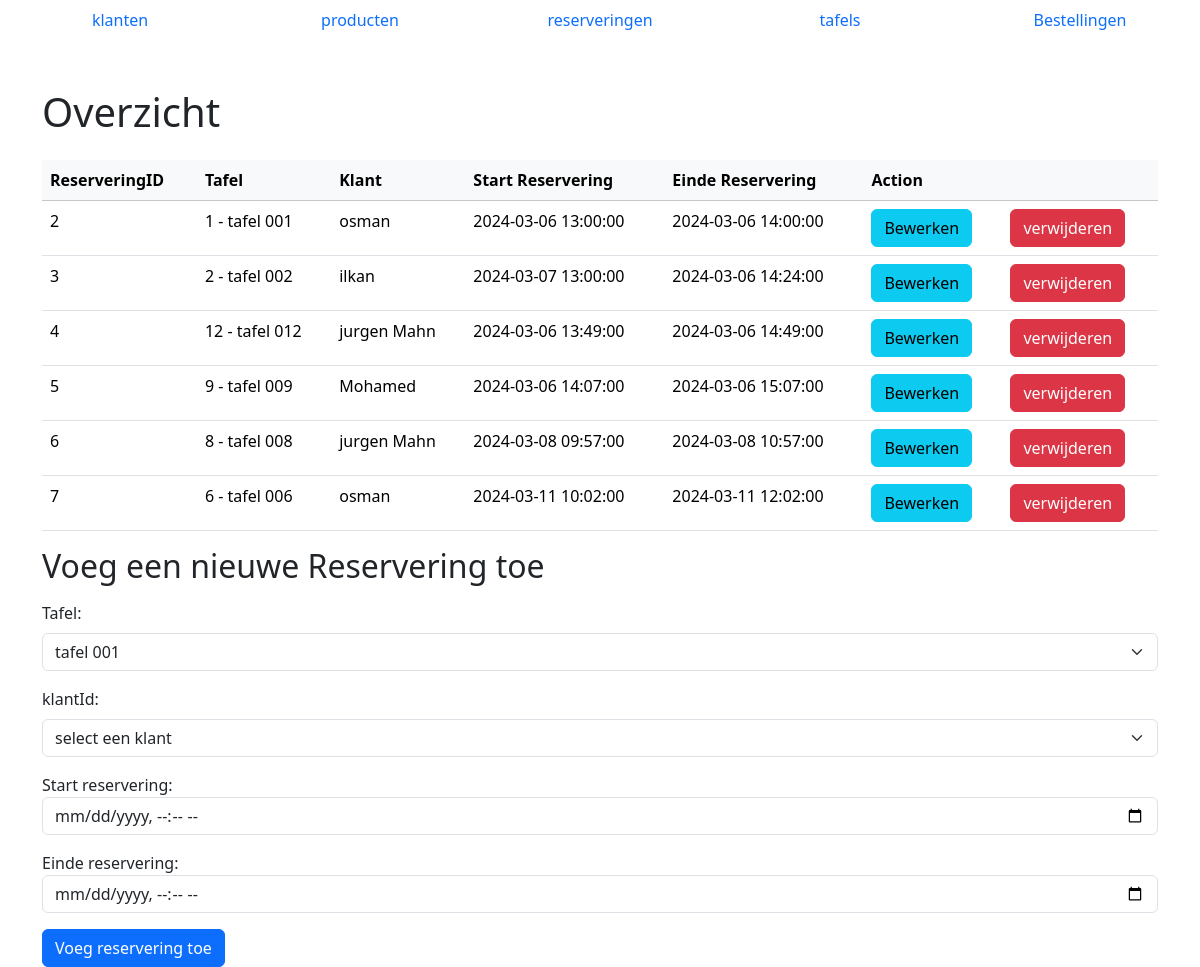
Page /reservering/reservering-overzicht.php on the committed database.
### tables this page shows
CREATE TABLE `reservering` (
  `ReserveringID` int(11) NOT NULL,
  `Tafel` int(11) DEFAULT NULL,
  `klantId` int(11) DEFAULT NULL,
  `start-reservering` timestamp NOT NULL DEFAULT current_timestamp(),
  `einde-reservering` timestamp NOT NULL DEFAULT current_timestamp()
);

CREATE TABLE `restaurant` (
  `TafelId` int(11) NOT NULL,
  `tafel` varchar(50) NOT NULL,
  `stoelen` int(11) NOT NULL,
  `terras` varchar(10) NOT NULL
);

CREATE TABLE `klanten` (
  `klantId` int(11) NOT NULL,
  `klantnaam` varchar(255) NOT NULL,
  `email` varchar(70) NOT NULL,
  `telefoonnummer` int(20) DEFAULT NULL
);

### db.php (called while the page is built, shortened)
<?php
class db
{
    private $dbh;
    public function __construct($db, $host = "localhost:3306", $user = "root", $pass = "")
    {
        try {
            $this->dbh = new PDO("mysql:host=$host;dbname=$db", $user, $pass);
            $this->dbh->setAttribute(PDO::ATTR_ERRMODE, PDO::ERRMODE_EXCEPTION);
        } catch (PDOException $e) {
            die("Connection failed: " . $e->getMessage());
        }
    }
    public function run($sql, $args = NULL)
    {
        $stmt = $this->dbh->prepare($sql);
        $stmt->execute($args);
        return $stmt;
    }
}
$mydb = new db("cascade");

### reservering/reservering.php (called while the page is built, shortened)
<?php
include_once('../db.php');
class Reservering
{
    protected $db;
    private $table = "reservering";
    public function __construct()
    {
        global $mydb;
        $this->db = $mydb;
    }
    public function selectAll()
    {
        $sql = "SELECT * FROM $this->table";
        $stmt = $this->db->run($sql);
        $result = $stmt->fetchAll(PDO::FETCH_ASSOC);
        return $result;
    }
}
?>

### restaurant/tafel.php (called while the page is built, shortened)
<?php
include_once('../db.php');
class Restaurant
{
    protected $db;
    private $table = "restaurant";
    public function __construct()
    {
        global $mydb;
        $this->db = $mydb;
    }
    public function selectAll()
    {
        $sql = "SELECT * FROM $this->table";
        $stmt = $this->db->run($sql);
        $result = $stmt->fetchAll(PDO::FETCH_ASSOC);
        return $result;
    }
}
?>

### klant/klant.php (called while the page is built, shortened)
<?php
include_once('../db.php');
class Klant
{
    protected $db;
    private $table = "klanten";
    public function __construct()
    {
        global $mydb;
        $this->db = $mydb;
    }
    public function selectAll()
    {
        $sql = "SELECT * FROM $this->table";
        $stmt = $this->db->run($sql);
        $result = $stmt->fetchAll(PDO::FETCH_ASSOC);
        return $result;
    }
}

### reservering/reservering-overzicht.php (the view, shortened to what this page needs)
<?php
include_once('./reservering.php');
include_once('../klant/klant.php');
include_once('../restaurant/tafel.php');
?>
<!DOCTYPE html>
<html lang="nl">
<head>
    <link href="https://cdn.jsdelivr.net/npm/bootstrap@5.3.2/dist/css/bootstrap.min.css" rel="stylesheet">
</head>
<body>
    <nav id="navbar"></nav>
    <div class="container">
        <h1 class="mt-5 mb-4">Overzicht</h1>
        <table class="table">
            <thead>
                <tr>
                    <th class='table-light'>ReserveringID</th>
                    <th class='table-light'>Tafel</th>
                    <th class='table-light'>Klant</th>
                    <th class='table-light'>Start Reservering</th>
                    <th class='table-light'>Einde Reservering</th>
                    <th class='table-light' colspan='2'>Action</th>
                </tr>
            </thead>
            <tbody>
                <?php
                    $reservering = new Reservering();
                    $reserveringen = $reservering->selectAll();
                foreach ($reserveringen as $res) {
        echo "<tr>";
        echo "<td>" . $res['ReserveringID'] . "</td>";
        $restaurant = new Restaurant();
        $tafelinfo = $restaurant->selectAll();
        foreach ($tafelinfo as $tafel) {
            if ($tafel['TafelId'] == $res['Tafel']) {
                $tafelnaam = $tafel['tafel'];
                break;
            }
        }
        echo "<td>" . $res['Tafel'] ." - " . $tafelnaam . "</td>";
        $klant = new Klant();
        $klantinfo = $klant->selectAll();
        foreach ($klantinfo as $kl) {
            if ($kl['klantId'] == $res['klantId']) {
                $klantnaam = $kl['klantnaam'];
                break;
            }
        }
        echo "<td>" . $klantnaam . "</td>";
        echo "<td>" . $res['start-reservering'] . "</td>";
        echo "<td>" . $res['einde-reservering'] . "</td>";
        echo "<td><a href='update_reservering.php?ReserveringID={$res['ReserveringID']}' class='btn btn-info'>Bewerken</a></td>";
        echo "<td><a href='delete_reservering.php?ReserveringID={$res['ReserveringID']}' class='btn btn-danger'>verwijderen</a></td>";
        echo "</tr>";
    }
                ?>
            </tbody>
        </table>
        <h2 class="mb-3">Voeg een nieuwe Reservering toe</h2>
        <form method="post">
            <div class="mb-3">
                <label for="Tafel" class="form-label">Tafel:</label>
                <select class="form-select" name="Tafel" id="Tafel">
                    <?php
                            $restaurant = new Restaurant();
                    $tafels = $restaurant->selectAll();
                    foreach ($tafels as $tafel) {
                        echo "<option value='" . $tafel['TafelId'] . "'>" . $tafel['tafel'] . "</option>";
                    }
                    ?>
                </select>
            </div>
            <div class="mb-3">
                <label for="klantId" class="form-label">klantId:</label>
                <select class="form-select" name="klantId" id="klantId">
                <option value="" disabled selected>select een klant</option>
                </select>
            </div>
            <div class="mb-3">
            <label for="start-reservering">Start reservering:</label><br>
            <input type="datetime-local" id="start-reservering" name="start-reservering" class="form-control" required>
            </div>
            <div class="mb-3">
            <label for="einde-reservering">Einde reservering:</label><br>
            <input type="datetime-local" id="einde-reservering" name="einde-reservering" class="form-control" required>
            </div>
            <button type="submit" class="btn btn-primary">Voeg reservering toe</button>
            <br>
        </form>
    </div>
</body>
</html>

### rows in the picture
reservering: ReserveringID "2", Tafel "1", Tafel.tafel "tafel 001", klantId.klantnaam "osman", value "2024-03-06 13:00:00", value "2024-03-06 14:00:00"
reservering: ReserveringID "3", Tafel "2", Tafel.tafel "tafel 002", klantId.klantnaam "ilkan", value "2024-03-07 13:00:00", value "2024-03-06 14:24:00"
reservering: ReserveringID "4", Tafel "12", Tafel.tafel "tafel 012", klantId.klantnaam "jurgen Mahn", value "2024-03-06 13:49:00", value "2024-03-06 14:49:00"
reservering: ReserveringID "5", Tafel "9", Tafel.tafel "tafel 009", klantId.klantnaam "Mohamed", value "2024-03-06 14:07:00", value "2024-03-06 15:07:00"
reservering: ReserveringID "6", Tafel "8", Tafel.tafel "tafel 008", klantId.klantnaam "jurgen Mahn", value "2024-03-08 09:57:00", value "2024-03-08 10:57:00"
reservering: ReserveringID "7", Tafel "6", Tafel.tafel "tafel 006", klantId.klantnaam "osman", value "2024-03-11 10:02:00", value "2024-03-11 12:02:00"

### other values in the picture
form field Tafel "tafel 001"
